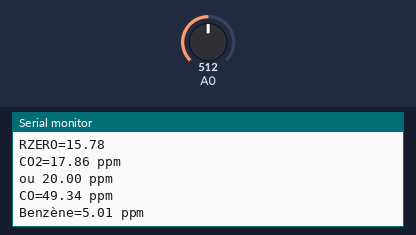
The program below on a simulated Arduino Due. On the bench: the last lines printed to the serial monitor. Inputs (shaded band) come from the test bench; at power-on: A0 = 512.

Above: at 1.2 s.
1.3 s: A0 set to 0
At 5.6 s:
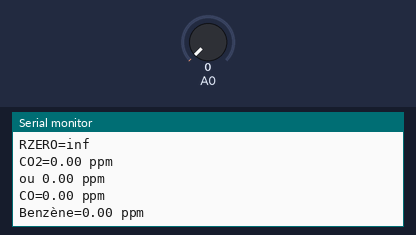
6.2 s: A0 set to 1023
At 10.7 s:
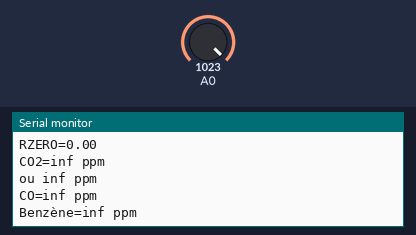
Timing chart, 0 to 12.2 s (numbered marks = the images above; inputs shaded):
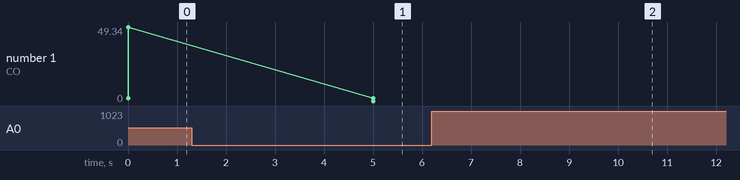

Measured:
- after the input at 1.3 s, the serial monitor: prints a new line after 3.7 s (image 1)
- after the input at 6.2 s, the serial monitor: prints a new line after 3.8 s (image 2)
- plotted number 1: 49.34 → 0 after the input at 1.3 s

The program:

main.cpp
```cpp
#include <Arduino.h>
#include <MQ135.h>


const int ANALOGPIN=0;
float a;
float b;


MQ135 gasSensor = MQ135(ANALOGPIN, RZERO);

void setup(){
  Serial.begin(9600);


}

void loop(){
  float rzero = gasSensor.getRZero();
  Serial.print("RZERO=");
  Serial.println(rzero);

  float rs = gasSensor.getResistance();
  float ratio = rs/RZERO;

  //CO2
  a=110.47;
  b=-2.862;
  float value=a*pow(ratio,b);
  Serial.print("CO2=");
  Serial.print(value);
   Serial.print(" ");
  Serial.println("ppm");
  Serial.print("ou");
  Serial.print(" ");
  Serial.print(gasSensor.getPPM());
  Serial.print(" ");
  Serial.println("ppm");

  //CO
  a=605.18;
  b=-3.937;
  value=a*pow(ratio,b);
  Serial.print("CO=");
  Serial.print(value);
  Serial.print(" ");
  Serial.println("ppm");

  //Benzène
  a=44.947;
  b=-3.445;
  value=a*pow(ratio,b);
  Serial.print("Benzène=");
  Serial.print(value);
  Serial.print(" ");
  Serial.println("ppm");

  delay(5000);
}
```
